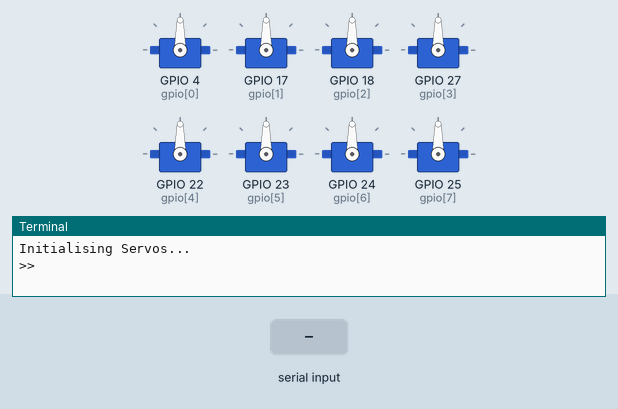
The program below on a simulated Raspberry Pi (BCM pin numbers). On the bench: 8 × servo, the last lines printed to the terminal. The test bench sets the inputs (shaded band). Servo angles are drawn from the pulse width (0.5 ms = 0°, 2.5 ms = 180°).

Above: at 1.2 s.
1.3 s: "pushups" typed at the terminal, then Enter
At 2.1 s:
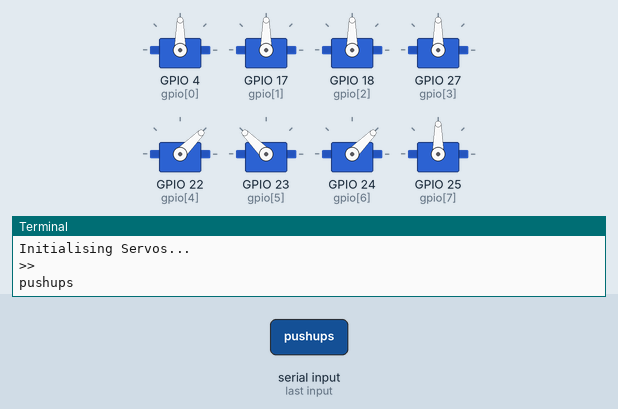
At 2.7 s:
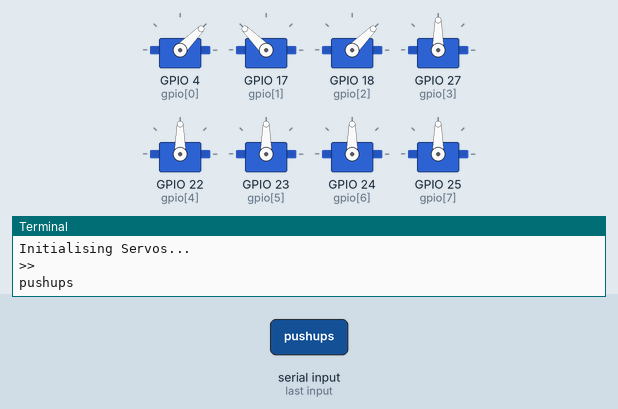
Timing chart, 0 to 10.3 s (numbered marks = the images above; inputs shaded):
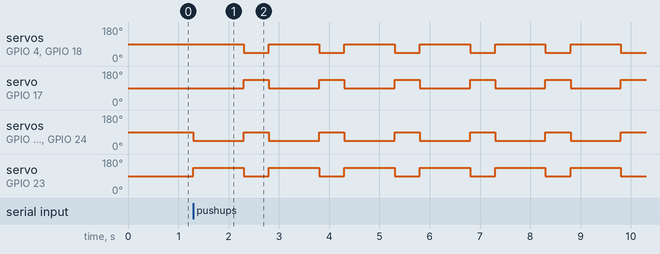

Measured:
- after the input at 1.3 s, servo on GPIO 4 (gpio[0]): alternates 90° for 1.0 s and 45° for 0.50 s, starting after 1.0 s; servo on GPIO 17 (gpio[1]): alternates 135° for 0.50 s and 90° for 1.0 s, starting after 1.0 s

The program:

main.py
```python
from gpiozero import AngularServo
import time

print("Initialising Servos...")

gpio = [4, 17, 18, 27, 22, 23, 24, 25]
angleMult = [1, -1, 1, -1, 1, -1, 1, -1]
servos = []
iteration = 0
for x in gpio:
    servos.append(AngularServo(gpio[iteration],  min_angle=-45, max_angle=45))
    iteration += 1

while True:
    command = input(">>")
    if command == "help":
        print("standby: Lay down")
        print("idle: Stand up")
        print("pushups: Stand up and do pushups")
        print("shutdown: Lay down and quit")

    elif command == "standby":
        for x in range(3):
            servos[x].angle = 0
            servos[x + 4].angle = 45 * angleMult[x + 4]

        time.sleep(1)

    elif command == "idle":
        for x in range(3):
            servos[x].angle = 25 * angleMult[x]
            servos[x + 4].angle = -45 * angleMult[x + 4]
        time.sleep(1)

    elif command == "pushups":
        active = True
        while active:
            try:
                for x in range(3):
                    servos[x].angle = 0
                    servos[x + 4].angle = -45 * angleMult[x + 4]
                time.sleep(1)
                for x in range(3):
                    servos[x].angle = -45 * angleMult[x]
                    servos[x + 4].angle = 0
                time.sleep(0.5)
            except KeyboardInterrupt:
                active = False

    elif command == "shutdown":
        for x in range(3):
            servos[x].angle = 0
            servos[x + 4].angle = 45 * angleMult[4]
        time.sleep(1)
        quit()

    else:
        print("Command not found. Type 'help' for commands")
```
